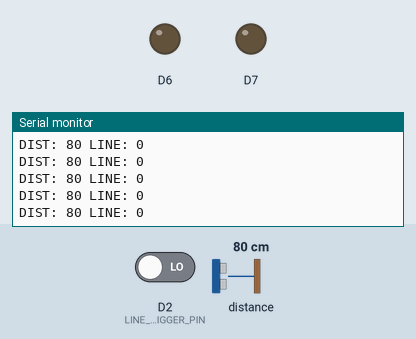
This sketch was run on a simulated ESP8266 (Wemos D1 mini). On the bench: output pins drawn as LEDs (lit = HIGH), the last lines printed to the serial monitor. Inputs (shaded band) come from the test bench; at power-on: distance to the obstacle 80 cm, D2 (LINE_TRIGGER_PIN) LOW. The echo pulse lasts 58.3 µs per cm.

Above: at 1.2 s.
1.3 s: distance to the obstacle set to 2 cm
At 2.4 s:
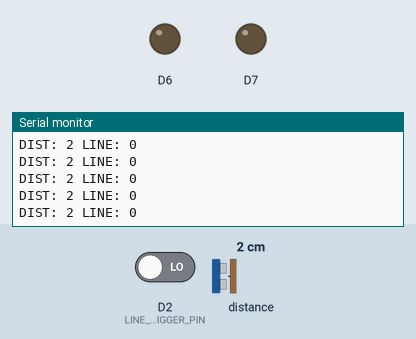
4.3 s: distance to the obstacle set to 18 cm
At 5.2 s:
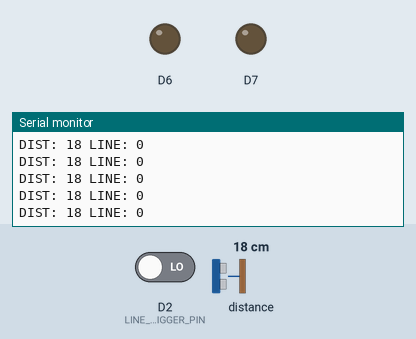
Timing chart, 0 to 7.3 s (numbered marks = the images above; inputs shaded):
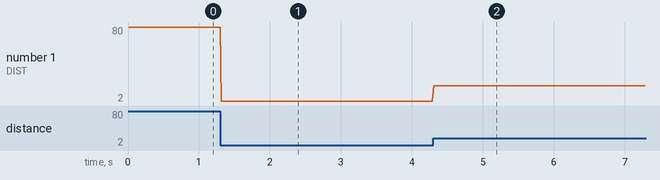

Measured:
- after the input at 1.3 s, the serial monitor: prints a new line at once (image 1)
- after the input at 4.3 s, the serial monitor: prints a new line at once (image 2)
- plotted number 1: 80 → 2 after the input at 1.3 s, 2 → 18 after the input at 4.3 s

The sketch:

sumo_test.ino
```cpp
/*
SUMO
 */

#define WEMOS

#ifdef WEMOS
#include "Arduino.h"
#include <ESP8266WiFi.h>
#include <WiFiClient.h>
#include <ESP8266WebServer.h>
#include <ESP8266mDNS.h>
 #include <ArduinoJson.h>
 #endif

#include <Ultrasonic.h>
#include "HW354_Controller.h"

// ======= DEFINES ======

#ifdef WEMOS
  // NOTE:
  // Mettere il gnd delle batterie sul PIN accanto a 5V
  // a volte non parte, riprovare

  //definizione dei pin
  #define MOT_A_DIG_1 D6  // must be PWM PINS
  #define MOT_A_DIG_2 D7  // must be PWM PINS

  #define DIST_FRONTALE_ECHO D3
  #define DIST_FRONTALE_TRIGGER D4

  #define LINE_TRIGGER_PIN  D2
#else
  //definizione dei pin
  #define MOT_A_DIG_1 10  // must be PWM PINS
  #define MOT_A_DIG_2 11  // must be PWM PINS

  #define DIST_FRONTALE_ECHO 2
  #define DIST_FRONTALE_TRIGGER 3

  #define LINE_TRIGGER_PIN  4
#endif

// =======

Ultrasonic ultrasonic(DIST_FRONTALE_TRIGGER,DIST_FRONTALE_ECHO); // (Trig PIN,Echo PIN)

HW354_Controller leftMotor("LEFT", MOT_A_DIG_1, MOT_A_DIG_2);

void setup() {

   Serial.begin(9600); // Pour a bowl of Serial
   Serial.print("Starting.. ");

   leftMotor.init();

   pinMode(LINE_TRIGGER_PIN, INPUT);

  // leftMotor.setSpeed(100);

   Serial.print("Done");
}

void loop() {

  // sensore ultrasuono

  int distanza_cm = ultrasonic.read();
  int lineON =  digitalRead(LINE_TRIGGER_PIN);   // read the input pin

  Serial.print("DIST: ");
  Serial.print(distanza_cm);
  Serial.print(" LINE: ");
  Serial.println(lineON);

 }
```

HW354_Controller.h
```cpp
#define MOTOR_DEBUG

/*
HW354 motor driver
MOT_DIG_1   PNW
MOT_DIG_2   PNW
*/
class HW354_Controller
{
  public:
  int speed; // 0 -100
  int MOT_DIG_1;
  int MOT_DIG_2;
  char name[10];

  HW354_Controller(const  char *_name, int MOT_DIG_1,int MOT_DIG_2):MOT_DIG_1(MOT_DIG_1),MOT_DIG_2(MOT_DIG_2) {

    strcpy(name,_name);
  }

  void init(){
     pinMode(MOT_DIG_1, OUTPUT); //output perche' definisce lo stato logico del pin IN1 del modulo L298N
    pinMode(MOT_DIG_2, OUTPUT); //output perche' definisce lo stato logico del pin IN2 del modulo L298N
  }

  //  -100  100
  void setSpeed(int speed)
  {
    this->speed=speed;

  #ifdef MOTOR_DEBUG
    Serial.print(name);
    Serial.print(" ");
    Serial.println(speed);
  #endif

    if (speed>=0)
    {
      analogWrite(MOT_DIG_1,  map(speed,0,100,0,255));
      digitalWrite(MOT_DIG_2, LOW);
    }
    else
    {
      analogWrite(MOT_DIG_2,  map(speed,-100,0,255,0));
      //analogWrite(MOT_A_DIG_2,  0);
  //   digitalWrite(MOT_A_DIG_2,  HIGH);
      digitalWrite(MOT_DIG_1, LOW);
    // Serial.print("--: ");
    }
  }

};
```
